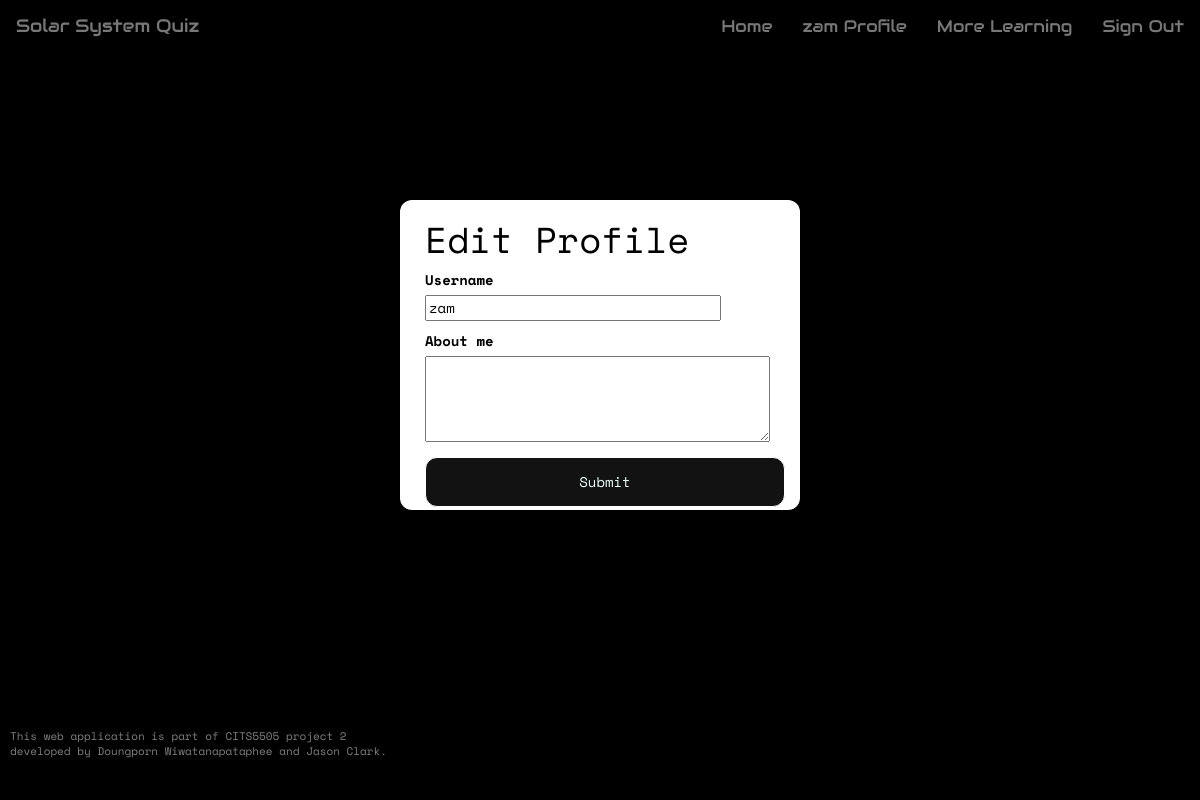
Before: /edit_profile (signed in) with the older database file.
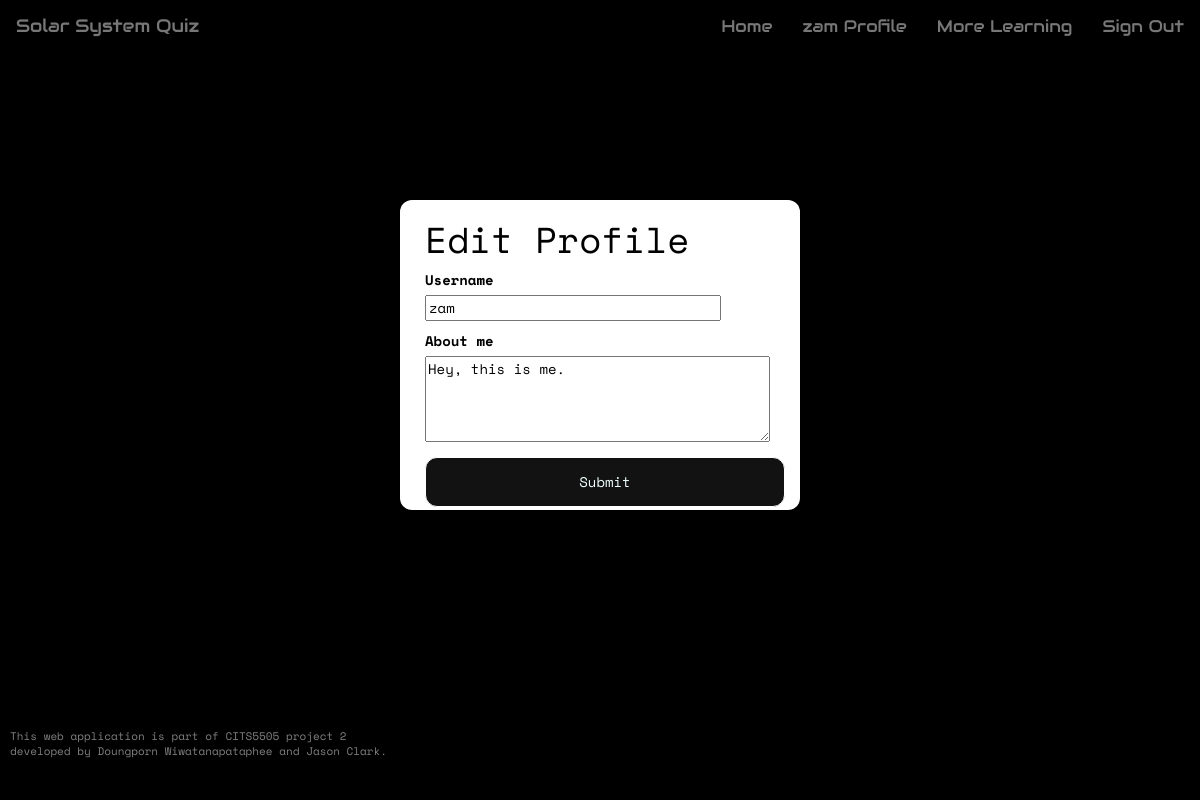
After: the same page with the newer database file.
### app/models.py (models this page shows, shortened)
class User(UserMixin, db.Model):
    __tablename__ = 'user_table'
    id = db.Column(db.Integer, primary_key=True)
    username = db.Column(db.String(64), index=True, unique=True)
    user_type = db.Column(db.String(64))
    email = db.Column(db.String(120), index=True, unique=True)
    password_hash = db.Column(db.String(128))
    posts = db.relationship('Post', backref='author', lazy='dynamic')
    about_me = db.Column(db.String(140))
    last_seen = db.Column(db.DateTime, default=datetime.utcnow)
    score_child = db.relationship("Score", backref = 'user_parent')
    quiz_unlocked = db.Column(db.Integer, default=0)

### app/routes.py (the view)
@app.route('/edit_profile', methods=['GET', 'POST'])
@login_required
def edit_profile():
    form = EditProfileForm(current_user.username)
    if form.validate_on_submit():
        current_user.username = form.username.data
        current_user.about_me = form.about_me.data
        db.session.commit()
        flash('Your changes have been saved.')
        return redirect(url_for('edit_profile'))
    elif request.method == 'GET':
        form.username.data = current_user.username
        form.about_me.data = current_user.about_me
    return render_template('edit_profile.html', title='Edit Profile',
                           form=form)

### app/forms.py (shortened to what this page needs)
class EditProfileForm(FlaskForm):
  username = StringField('Username', validators=[DataRequired()])
  about_me = TextAreaField('About me', validators=[Length(min=0, max=140)])
  submit = SubmitField('Submit')
  def __init__(self, original_username, *args, **kwargs): # accept original username
    super(EditProfileForm, self).__init__(*args, **kwargs)
    self.original_username = original_username

### app/models.py (called while the page is built)
@login.user_loader
def load_user(id):
    return User.query.get(int(id))

### app/routes.py (called while the page is built)
@app.before_request
def before_request():
    from_zone = tz.tzutc()
    to_zone = tz.tzlocal()
    utc = datetime.utcnow()
    utc = utc.replace(tzinfo=from_zone)
    central = utc.astimezone(to_zone)   # convert to local timezone
    if current_user.is_authenticated:
        current_user.last_seen = central
        db.session.commit()

### app/templates/edit_profile.html (shortened to what this page needs)
{% extends "base.html" %}
{% block body %}
<div class="container editprofile-container">
    <h1>Edit Profile</h1>
    <form action="" method="post">
        <p>
            {{ form.username.label }}<br>
            {{ form.username(size=32) }}<br>
        </p>
        <p>
            {{ form.about_me.label }}<br>
            {{ form.about_me(cols=36, rows=4) }}<br>
        </p>
        <p>{{ form.submit(class_="signin-button") }}</p>
    </form>
</div>
{% endblock %}

### app/templates/base.html (shortened to what this page needs)
<!DOCTYPE html>
<html lang="en">
<head>
    <link rel="stylesheet" href="https://maxcdn.bootstrapcdn.com/bootstrap/3.4.1/css/bootstrap.min.css">
    <link rel="stylesheet" type="text/css" href="{{ url_for('static', filename='css/theme.css') }}">
    <link rel="stylesheet" href="https://cdnjs.cloudflare.com/ajax/libs/font-awesome/4.7.0/css/font-awesome.min.css">
</head>
<body>
    {% block navbar %}
    <nav class="navbar navbar-default">
            <div class="navbar-header">
                <a class="navbar-brand" href="{{ url_for('home') }}">Solar System Quiz</a>
            </div>
            <div class="collapse navbar-collapse" id="bs-example-navbar-collapse-1">
                <ul class="nav navbar-nav navbar-right">
                    {% if current_user.is_authenticated %}
                    <li><a href="{{ url_for('home') }}">Home</a></li>
                    <li><a href="{{ url_for('user_profile', username=current_user.username) }}">{{ current_user.username }} Profile</a></li>
                    <li><a href="{{ url_for('more_learning') }}">More Learning</a></li>
                    <li><a href="{{ url_for('logout') }}">Sign Out</a></li>
                    {% else %}
                    <li><a href="{{ url_for('home') }}">Home</a></li>
                    <li><a href="{{ url_for('login') }}">Login</a></li>
                    <li><a href="{{ url_for('register') }}">Register</a></li>
                    <li><a href="{{ url_for('more_learning') }}">More Learning</a></li>
                    {% endif %}
                </ul>
            </div>
    </nav>
    {% endblock %}
    <div class="points-container">
    </div>
    {% block body %}{% endblock %}
    <footer>
        <p>This web application is part of CITS5505 project 2 <br>
           developed by Doungporn Wiwatanapataphee and Jason Clark.</p>
    </footer>
</body>
</html>

Changed rows visible on the page:
changed User "zam": about_me (not shown) → "Hey, this is me."
